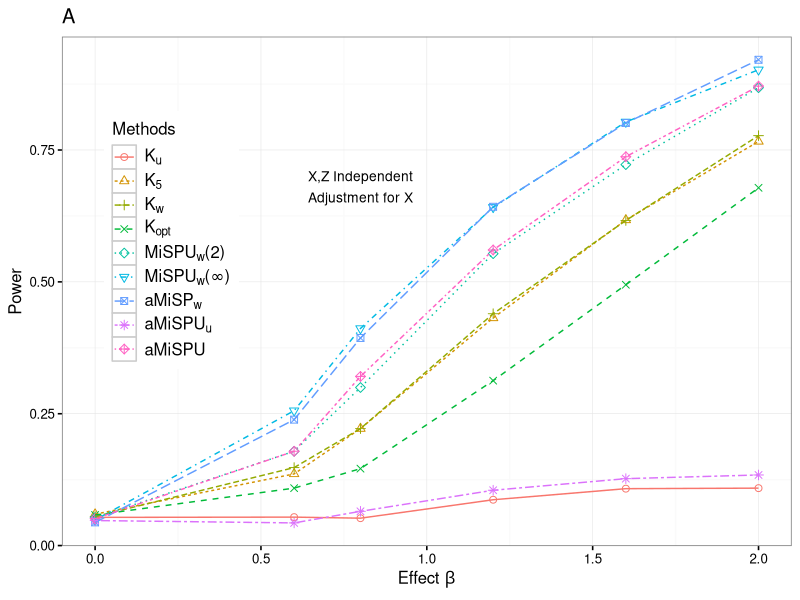
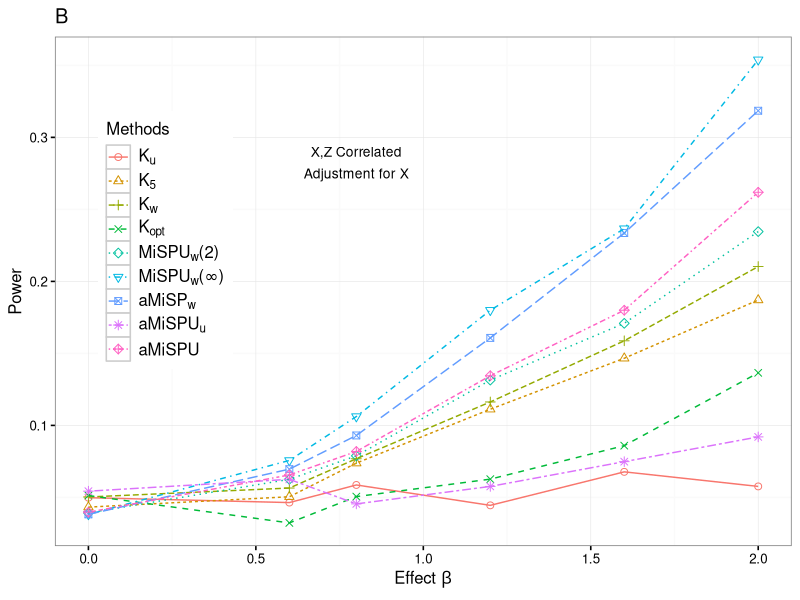
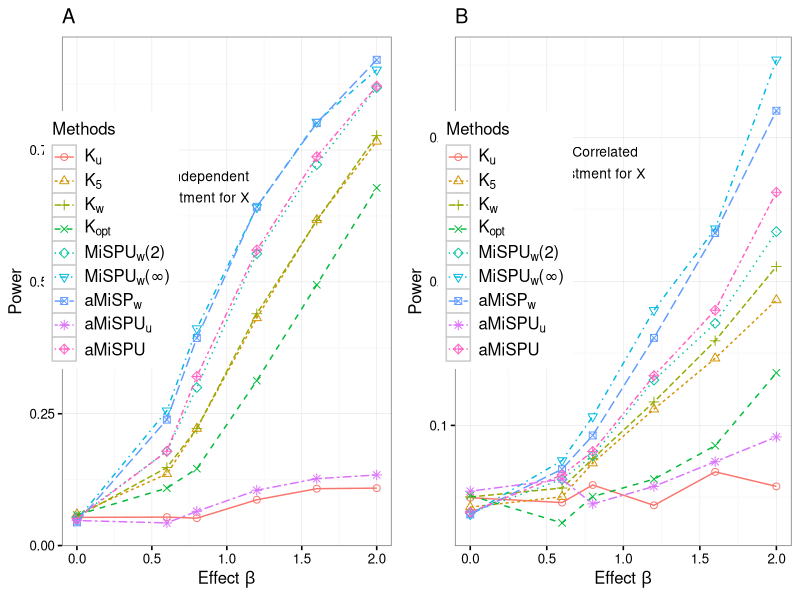

Recreate these plots in R, in order.
setwd("/Users/chong/Google Drive/SWAK/simulation/swak-10-27/results")

library(xtable)
##
library(ggplot2)
res = read.table("sim1.txt",sep=",")

res[,3] = factor(rep(1:9,times = 6),levels =  1:9)
## create the plot
base_size = 12
base_family = ""
p1 = ggplot(res, aes(x=x, y=power,group = Methods, color = Methods,shape = Methods,linetype = Methods))+ annotate("text", x = 0.8, y = 0.7, label = "X,Z Independent", size = 3.5) +
annotate("text", x = 0.8, y = 0.66, label = "Adjustment for X", size = 3.5) +
scale_shape_manual(values=1:nlevels(res$Methods),breaks = levels(res$Methods),
labels = c(expression(K[u]),expression(K[5]),expression(K[w]),expression(K[opt]),expression(paste(MiSPU[w],"(2)",sep="")),expression(paste(MiSPU[w],"(",infinity,")",sep="")),expression(aMiSP[w]),expression(paste(aMiSPU[u])),"aMiSPU"))+ labs(x=expression(paste("Effect ", beta,sep="")), y="Power")+
geom_point(size = 2) + geom_line(lwd = 0.5) + scale_colour_discrete(breaks = levels(res$Methods),
labels =c(expression(K[u]),expression(K[5]),expression(K[w]),expression(K[opt]),expression(paste(MiSPU[w],"(2)",sep="")),expression(paste(MiSPU[w],"(",infinity,")",sep="")),expression(aMiSP[w]),expression(paste(aMiSPU[u])),"aMiSPU"))+ scale_linetype_discrete(breaks = levels(res$Methods),
labels = c(expression(K[u]),expression(K[5]),expression(K[w]),expression(K[opt]),expression(paste(MiSPU[w],"(2)",sep="")),expression(paste(MiSPU[w],"(",infinity,")",sep="")),expression(aMiSP[w]),expression(paste(aMiSPU[u])),"aMiSPU")) + guides(Methods = guide_legend(ncol = 6, byrow = TRUE)) +theme_grey(base_size = base_size, base_family = base_family) %+replace%
theme(legend.position=c(0.15, .6),legend.text.align = 0 ,axis.text = element_text(size = rel(0.8)), axis.ticks = element_line(colour = "black"),
legend.key = element_rect(colour = "grey80"), panel.background = element_rect(fill = "white",
colour = NA), panel.border = element_rect(fill = NA,
colour = "grey50"), panel.grid.major = element_line(colour = "grey90",
size = 0.2), panel.grid.minor = element_line(colour = "grey98",
size = 0.5), strip.background = element_rect(fill = "grey80",
colour = "grey50", size = 0.2)) + ggtitle("A")


p1




setwd("/Users/chong/Google Drive/SWAK/simulation/swak-10-27/results")

library(xtable)
##
library(ggplot2)
res = read.table("sim3.txt",sep=",")

res[,3] = factor(rep(1:9,times = 6),levels =  1:9)
## create the plot
base_size = 12
base_family = ""
p2 = ggplot(res, aes(x=x, y=power,group = Methods, color = Methods,shape = Methods,linetype = Methods))+ annotate("text", x = 0.8, y = 0.29, label = "X,Z Correlated", size = 3.5) +
annotate("text", x = 0.8, y = 0.275, label = "Adjustment for X", size = 3.5) +
scale_shape_manual(values=1:nlevels(res$Methods),breaks = levels(res$Methods),
labels = c(expression(K[u]),expression(K[5]),expression(K[w]),expression(K[opt]),expression(paste(MiSPU[w],"(2)",sep="")),expression(paste(MiSPU[w],"(",infinity,")",sep="")),expression(aMiSP[w]),expression(paste(aMiSPU[u])),"aMiSPU"))+ labs(x=expression(paste("Effect ", beta,sep="")), y="Power")+
geom_point(size = 2) + geom_line(lwd = 0.5) + scale_colour_discrete(breaks = levels(res$Methods),
labels =c(expression(K[u]),expression(K[5]),expression(K[w]),expression(K[opt]),expression(paste(MiSPU[w],"(2)",sep="")),expression(paste(MiSPU[w],"(",infinity,")",sep="")),expression(aMiSP[w]),expression(paste(aMiSPU[u])),"aMiSPU"))+ scale_linetype_discrete(breaks = levels(res$Methods),
labels = c(expression(K[u]),expression(K[5]),expression(K[w]),expression(K[opt]),expression(paste(MiSPU[w],"(2)",sep="")),expression(paste(MiSPU[w],"(",infinity,")",sep="")),expression(aMiSP[w]),expression(paste(aMiSPU[u])),"aMiSPU")) + guides(Methods = guide_legend(ncol = 6, byrow = TRUE)) +theme_grey(base_size = base_size, base_family = base_family) %+replace%
theme(legend.position=c(0.15, .6),legend.text.align = 0 ,axis.text = element_text(size = rel(0.8)), axis.ticks = element_line(colour = "black"),
legend.key = element_rect(colour = "grey80"), panel.background = element_rect(fill = "white",
colour = NA), panel.border = element_rect(fill = NA,
colour = "grey50"), panel.grid.major = element_line(colour = "grey90",
size = 0.2), panel.grid.minor = element_line(colour = "grey98",
size = 0.5), strip.background = element_rect(fill = "grey80",
colour = "grey50", size = 0.2)) + ggtitle("B")

p2


library(grid)
library(gridExtra)



grid.arrange(p1, p2, ncol = 2)

